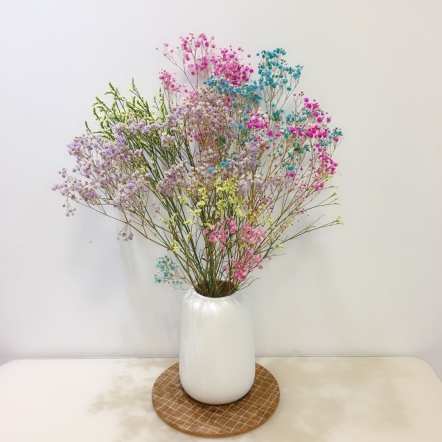
#> input picture flower.jpg, 442 x 442 px
$ python '28.直方图的绘制.py'
#> lines starting #> are read from the running program, lines starting #| are printed output that depends on the picture; after the words box and inside, x2 and y2 are one past the last pixel; in counts of white or black regions, pixels touching at a corner belong together
#> further down, img is the input picture: shape (442, 442, 3); mean B, G, R 190.5, 198.3, 205.4
import cv2
import sys
import numpy as np


bins = np.arange(256).reshape(256, 1)


def draw_gray_histogram(image):
    # 创建一个全0矩阵以绘制直方图
    new = np.zeros((image.shape[0], 256, 3))
    # 对图像进行直方图计算
    hist_item = cv2.calcHist([image], [0], None, [256], [0, 256])
#> hist_item = 256 values, max 8569 at index 224, min 0 at index 0, mean 763.1
    # 对直方图进行归一化
    cv2.normalize(hist_item, hist_item, 0, 255, cv2.NORM_MINMAX)
    hist = np.int32(np.around(hist_item, decimals=0))
#> hist = 256 values, max 255 at index 224, min 0 at index 0, mean 22.7
    hist = hist.flatten()
    for x, y in enumerate(hist):
        cv2.line(new, (x, 0), (x, y), (255, 255, 255))
#> this loop made 256 passes
#> y on passes 1 to 3: 0, 0, 0
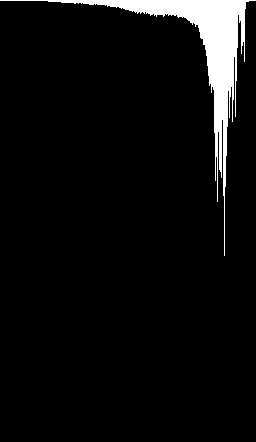
#> new: shape (442, 256, 3) float64; 5.4% white; 1 white region, box (x1, y1, x2, y2) and area: (0, 0, 256, 256) 6066
    result = cv2.flip(new, 0)
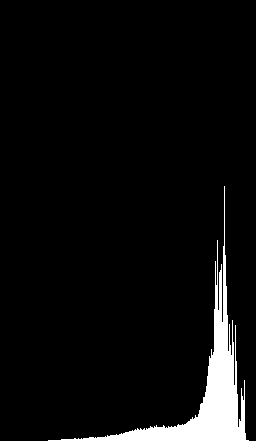
#> result: shape (442, 256, 3) float64; 5.4% white; 1 white region, box (x1, y1, x2, y2) and area: (0, 186, 256, 442) 6066
    return result


def draw_bgr_histogram(image):
    # 创建一个3通道全为0矩阵以绘制直方图
    new = np.zeros((image.shape[0], 256, 3))
    bgr = [(255, 0, 0), (0, 255, 0), (0, 0, 255)]
    for i, col in enumerate(bgr):
        hist_item = cv2.calcHist([image], [i], None, [256], [0, 256])
        cv2.normalize(hist_item, hist_item, 0, 255, cv2.NORM_MINMAX)
        hist = np.int32(np.around(hist_item))
        hist = np.int32(np.column_stack((bins, hist)))
        print(hist.shape)
        cv2.polylines(new, [hist], True, col)
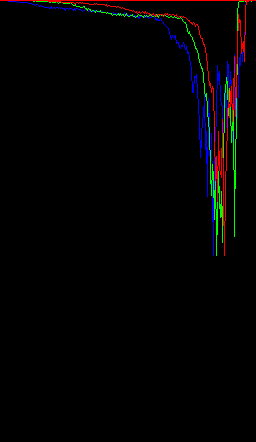
#> new: shape (442, 256, 3) float64; mean B, G, R 2.6, 2.4, 3.1
    result = cv2.flip(new, 0)
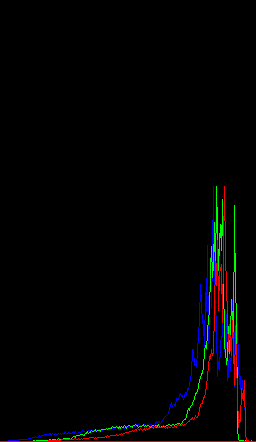
#> result: shape (442, 256, 3) float64; mean B, G, R 2.6, 2.4, 3.1
    return result


if __name__ == '__main__':
    img = cv2.imread('flower.jpg')
    if img is None:
        print('Failed to read img')
        sys.exit()
    gray = cv2.cvtColor(img, cv2.COLOR_BGR2RGB)
    # 计算并绘制灰度图像的直方图和BGR图像的直方图
    gray_histogram = draw_gray_histogram(gray)
    bgr_histogram = draw_bgr_histogram(img)
    cv2.imshow('Origin Image', img)
    cv2.imshow('Gray Histogram', gray_histogram)
    cv2.imshow('BGR Histogram', bgr_histogram)
    cv2.waitKey(0)
    cv2.destroyAllWindows()

$ run again, with ColorSaltPepperImage.jpg copied over flower.jpg
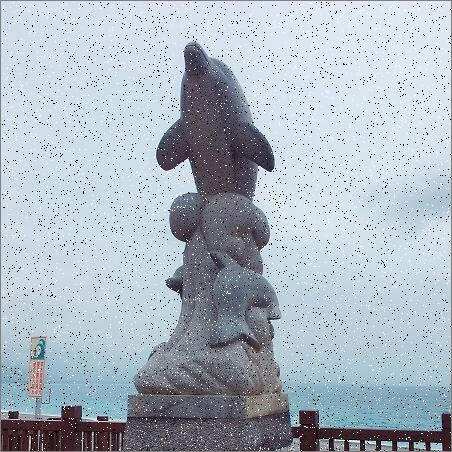
#> input picture ColorSaltPepperImage.jpg, 452 x 452 px
#> img is the input picture: shape (452, 452, 3); mean B, G, R 192.2, 182.3, 170.6
#> hist_item = 256 values, max 4041 at index 216, min 20 at index 253, mean 798.1
#> hist = 256 values, max 255 at index 216, min 0 at index 17, mean 49.37
#> the loop in draw_gray_histogram, `for x, y in enumerate(hist):` made 256 passes
#> y on passes 1 to 3: 240, 9, 4
#> after the loop in draw_gray_histogram, `for x, y in enumerate(hist):`:
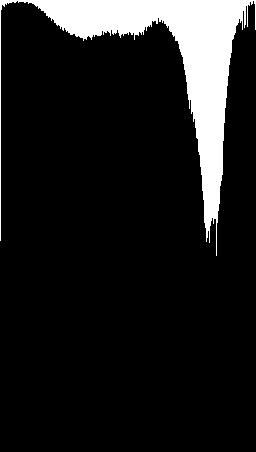
#> new: shape (452, 256, 3) float64; 11.1% white; 1 white region, box (x1, y1, x2, y2) and area: (0, 0, 256, 256) 12895
#> in draw_bgr_histogram, `result = cv2.flip(new, 0)`:
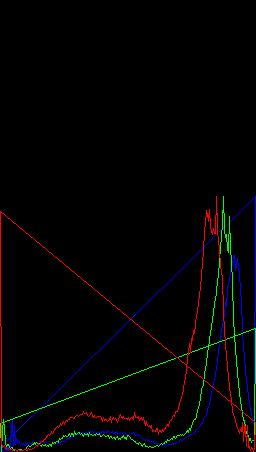
#> result: shape (452, 256, 3) float64; mean B, G, R 2.4, 2.6, 3.2

$ run again, with Compare_Hist_1.jpg copied over flower.jpg
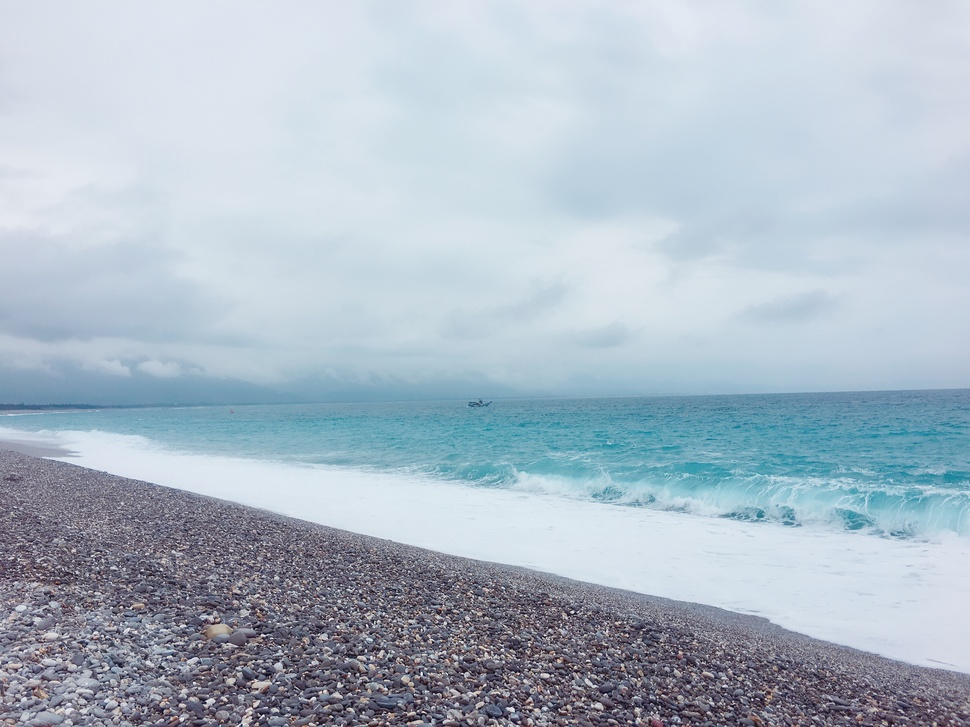
#> input picture Compare_Hist_1.jpg, 970 x 727 px, shrunk from 3264 x 2448 before the run
#> img is the input picture: shape (727, 970, 3); mean B, G, R 198.7, 186, 171.7
#> hist_item = 256 values, max 23716 at index 217, min 0 at index 248, mean 2754.6
#> hist = 256 values, max 255 at index 217, min 0 at index 0, mean 29.61
#> the loop in draw_gray_histogram, `for x, y in enumerate(hist):` made 256 passes
#> y on passes 1 to 3: 0, 0, 0
#> after the loop in draw_gray_histogram, `for x, y in enumerate(hist):`:
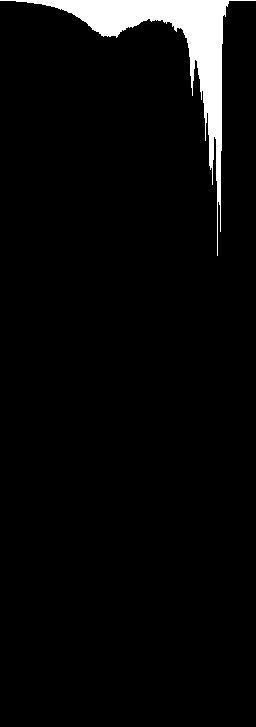
#> new: shape (727, 256, 3) float64; 4.2% white; 1 white region, box (x1, y1, x2, y2) and area: (0, 0, 256, 256) 7836
#> in draw_bgr_histogram, `result = cv2.flip(new, 0)`:
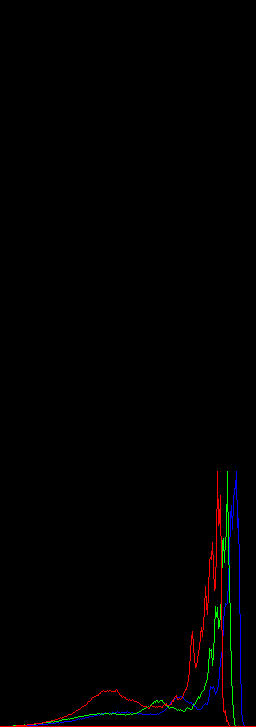
#> result: shape (727, 256, 3) float64; mean B, G, R 1, 1, 1.6

$ run again, with Compare_Hist_2.jpg copied over flower.jpg
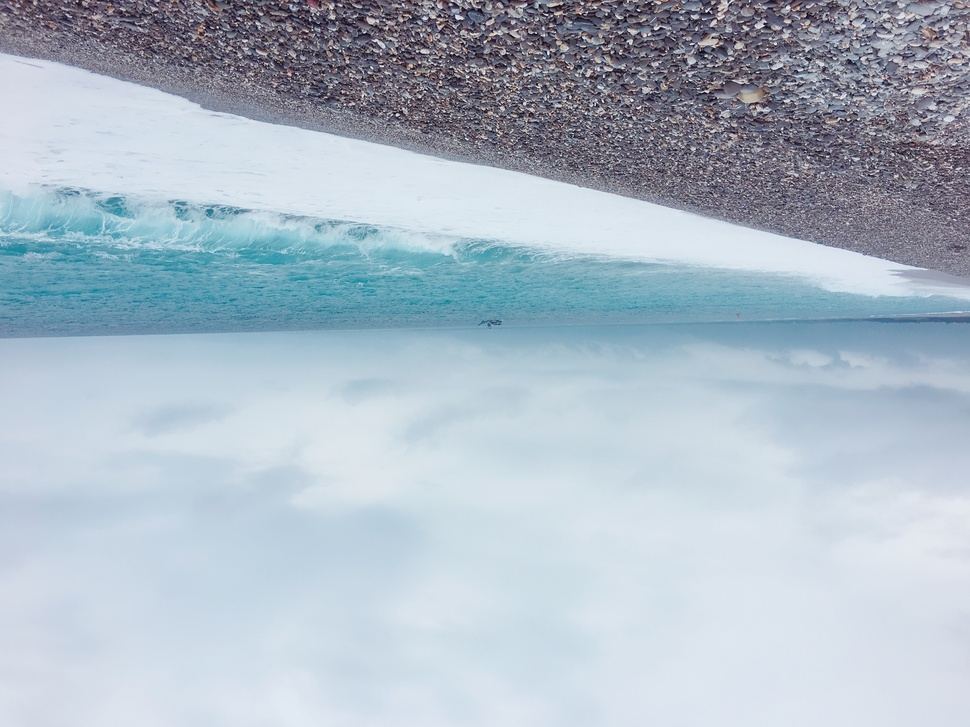
#> input picture Compare_Hist_2.jpg, 970 x 727 px, shrunk from 3264 x 2448 before the run
#> img is the input picture: shape (727, 970, 3); mean B, G, R 198.8, 186, 171.8
#> hist_item = 256 values, max 22848 at index 217, min 0 at index 252, mean 2754.6
#> hist = 256 values, max 255 at index 217, min 0 at index 0, mean 30.72
#> the loop in draw_gray_histogram, `for x, y in enumerate(hist):` made 256 passes
#> y on passes 1 to 3: 0, 0, 0
#> after the loop in draw_gray_histogram, `for x, y in enumerate(hist):`:
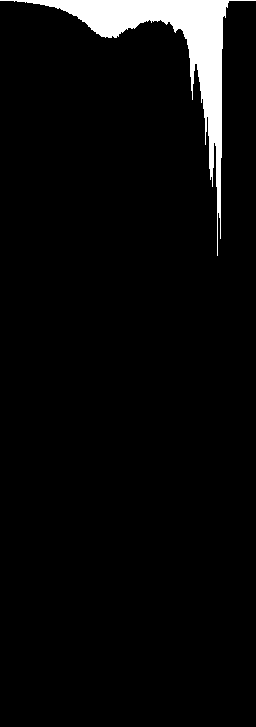
#> new: shape (727, 256, 3) float64; 4.4% white; 1 white region, box (x1, y1, x2, y2) and area: (0, 0, 256, 256) 8121
#> in draw_bgr_histogram, `result = cv2.flip(new, 0)`:
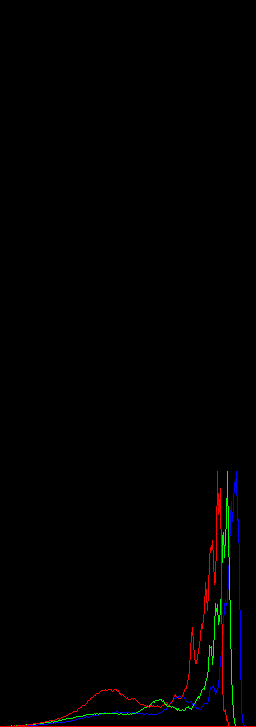
#> result: shape (727, 256, 3) float64; mean B, G, R 1, 1, 1.6
